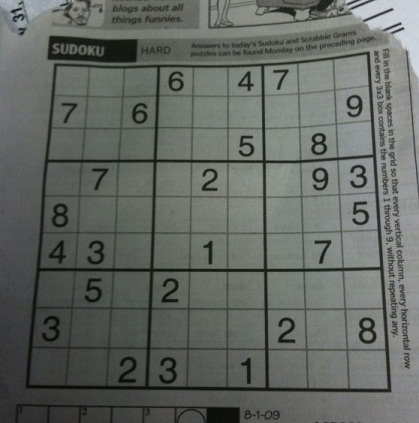
#> input picture 05-Advanced image processing and computational photography/images/sudoku.jpg, 419 x 423 px
$ jupyter execute 01-Hough-Line.ipynb
#> lines starting #> are read from the running program, lines starting #| are printed output that depends on the picture; after the words box and inside, x2 and y2 are one past the last pixel; in counts of white or black regions, pixels touching at a corner belong together
## 1- Importing Libraries

[cell 1]
import cv2
import numpy as np
import matplotlib.pyplot as plt

## 2- Image 1

[cell 2]
img = cv2.imread('images/sudoku.jpg')
#> img is the input picture: shape (423, 419, 3); mean B, G, R 98.9, 103.6, 99.4
gray = cv2.cvtColor(img,cv2.COLOR_BGR2GRAY)
edges = cv2.Canny(gray,50,150)
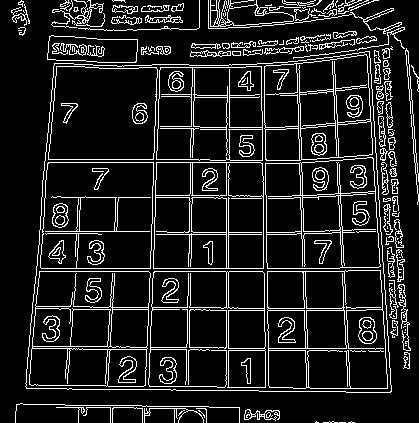
#> edges: shape (423, 419); 12% white in thin lines or dots

lines = cv2.HoughLines(edges,1,np.pi/180,200)
#> lines = 20 rows, first 8: [271, 1.57], [268, 1.57], [226, 0], [195, 0.0175], [162, 0.0349], [159, 0.0349], [-262, 3.12], [-293, 3.11]

for line in lines:
    rho,theta = line[0]
    a = np.cos(theta)
    b = np.sin(theta)
    x0 = a*rho
    y0 = b*rho
    x1 = int(x0 + 1000*(-b))
    y1 = int(y0 + 1000*(a))
    x2 = int(x0 - 1000*(-b))
    y2 = int(y0 - 1000*(a))
    cv2.line(img,(x1,y1),(x2,y2),(0,0,255),2)
#> this loop made 20 passes
#> (rho, theta, a, b, x0, y0, x1, y1) on passes 1 to 12: (271, 1.57, -4.37e-08, 1, -1.18e-05, 271, -1000, 270), (268, 1.57, -4.37e-08, 1, -1.17e-05, 268, -1000, 267), (226, 0, 1, 0, 226, 0, 226, 1000), (195, 0.0175, 1, 0.0175, 195, 3.4, 177, 1003), (162, 0.0349, 0.999, 0.0349, 161.9, 5.65, 127, 1005), (159, 0.0349, 0.999, 0.0349, 158.9, 5.55, 124, 1004), (-262, 3.12, -1, 0.0175, 262, -4.57, 244, -1004), (-293, 3.11, -0.999, 0.0349, 292.8, -10.23, 257, -1009), (193, 0.0175, 1, 0.0175, 193, 3.37, 175, 1003), (228, 0, 1, 0, 228, 0, 228, 1000), (162, 1.57, -4.37e-08, 1, -7.08e-06, 162, -1000, 161), (62, 0.0873, 0.996, 0.0872, 61.76, 5.4, -25, 1001)
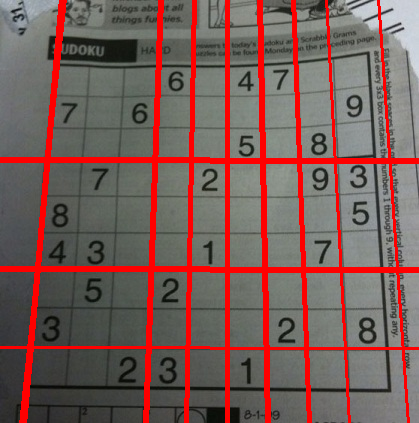
#> img: shape (423, 419, 3); 12.66% of pixels changed, all inside (x1, y1, x2, y2) = (0, 0, 419, 423)

plt.imshow(img[...,::-1])

## 3- Image 2

[cell 3]
original_img = cv2.imread('images/highway-lanes.jpg', cv2.IMREAD_COLOR)
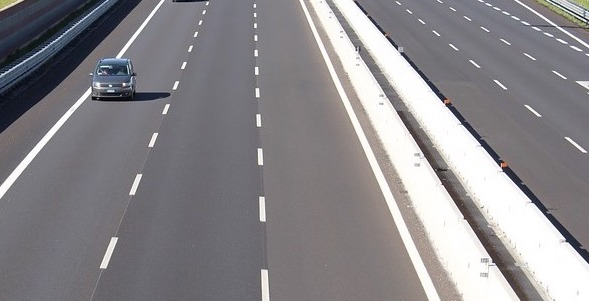
#> input picture 05-Advanced image processing and computational photography/images/highway-lanes.jpg, 589 x 301 px
#> original_img is the input picture: shape (301, 589, 3); mean B, G, R 138.2, 134.8, 137.2
img = original_img.copy()
blured = cv2.GaussianBlur(original_img, (5,5),0)
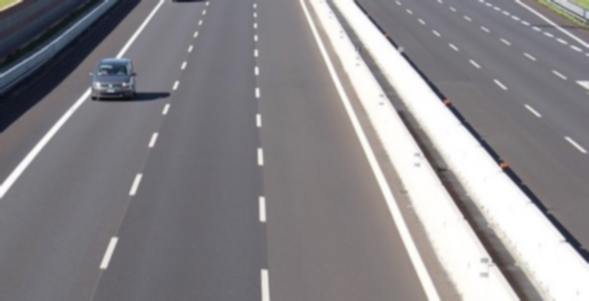
#> blured: shape (301, 589, 3); mean B, G, R 138.3, 134.8, 137.2

# Convert the image to gray-scale
gray = cv2.cvtColor(blured, cv2.COLOR_BGR2GRAY)
#> gray: shape (301, 589)

# Find the edges in the image using canny detector
edges = cv2.Canny(gray, 50, 200)
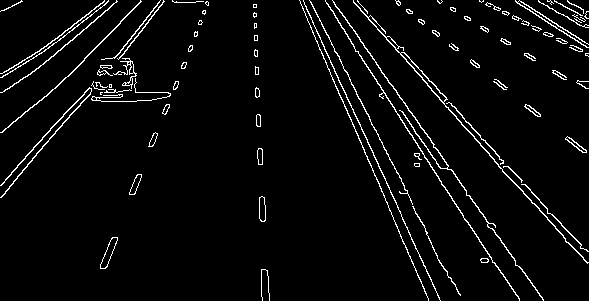
#> edges: shape (301, 589); 4% white in thin lines or dots

# Detect points that form a line
lines = cv2.HoughLinesP(edges, 1, np.pi/180, 50, minLineLength=20, maxLineGap=50)
#> lines = 48 rows, first 6: [306, 9, 407, 227], [326, 3, 513, 291], [353, 2, 587, 262], [332, 0, 542, 299], [309, 0, 459, 294], [0, 197, 162, 4]

# Draw lines on the image
for line in lines:
    x1, y1, x2, y2 = line[0]
    cv2.line(img, (x1, y1), (x2, y2), (255, 0, 0), 3)
#> this loop made 48 passes
#> (x1, y1, x2, y2) on passes 1 to 12: (306, 9, 407, 227), (326, 3, 513, 291), (353, 2, 587, 262), (332, 0, 542, 299), (309, 0, 459, 294), (0, 197, 162, 4), (353, 0, 587, 251), (300, 1, 418, 277), (27, 76, 117, 1), (310, 1, 424, 225), (46, 96, 141, 1), (445, 100, 584, 249)
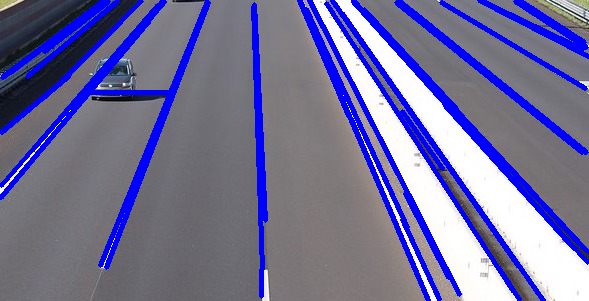
#> img: shape (301, 589, 3); 15.32% of pixels changed, all inside (x1, y1, x2, y2) = (0, 0, 589, 301)

# Show result
plt.figure(figsize=[17,8])
plt.subplot(131);plt.imshow(original_img[...,::-1]);plt.title("original Image")
plt.subplot(132);plt.imshow(edges, cmap='gray');plt.title("Edges")
plt.subplot(133);plt.imshow(img, cmap='gray');plt.title("miresult")
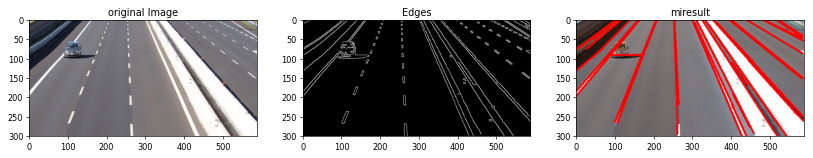
#> figure drawn by matplotlib, 3 panels; B, G, R data is drawn as R, G, B
